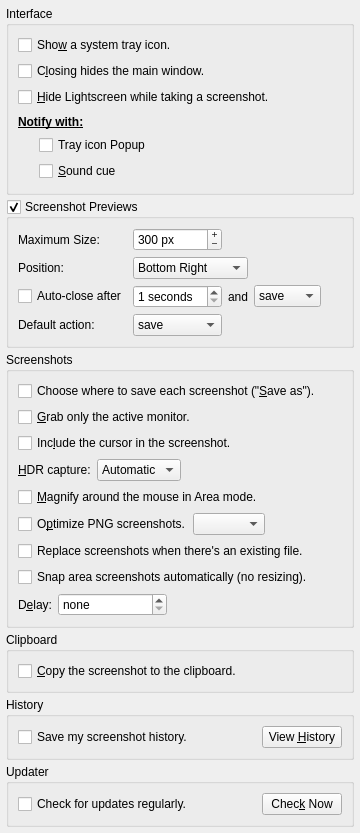
         <widget class="QWidget" name="scrollAreaWidgetContents">
          <property name="geometry">
           <rect>
            <x>0</x>
            <y>-20</y>
            <width>360</width>
            <height>706</height>
           </rect>
          </property>
          <layout class="QVBoxLayout" name="verticalLayout_5">
           <property name="spacing">
            <number>4</number>
           </property>
           <property name="leftMargin">
            <number>6</number>
           </property>
           <property name="topMargin">
            <number>6</number>
           </property>
           <property name="rightMargin">
            <number>6</number>
           </property>
           <property name="bottomMargin">
            <number>6</number>
           </property>
           <item>
            <widget class="QGroupBox" name="interfaceGroupBox">
             <property name="title">
              <string>Interface</string>
             </property>
             <property name="flat">
              <bool>true</bool>
             </property>
             <layout class="QVBoxLayout" name="verticalLayout_6">
              <item>
               <widget class="QCheckBox" name="trayCheckBox">
                <property name="whatsThis">
                 <string/>
                </property>
                <property name="text">
                 <string>Sho&amp;w a system tray icon.</string>
                </property>
               </widget>
              </item>
              <item>
               <widget class="QCheckBox" name="closeHideCheckBox">
                <property name="text">
                 <string>C&amp;losing hides the main window.</string>
                </property>
               </widget>
              </item>
              <item>
               <widget class="QCheckBox" name="hideCheckBox">
                <property name="text">
                 <string>&amp;Hide Lightscreen while taking a screenshot.</string>
                </property>
               </widget>
              </item>
              <item>
               <layout class="QGridLayout" name="notifyLayout">
                <property name="topMargin">
                 <number>2</number>
                </property>
                <property name="bottomMargin">
                 <number>2</number>
                </property>
                <item row="1" column="1">
                 <widget class="QCheckBox" name="messageCheckBox">
                  <property name="whatsThis">
                   <string>Shows a completion message once the screenshot is saved, clicking this message takes you to the directory where the screenshot was saved.</string>
                  </property>
                  <property name="text">
                   <string>Tray icon Popup</string>
                  </property>
                 </widget>
                </item>
                <item row="2" column="1">
                 <widget class="QCheckBox" name="playSoundCheckBox">
                  <property name="text">
                   <string>&amp;Sound cue</string>
                  </property>
                 </widget>
                </item>
                <item row="1" column="0">
                 <spacer name="horizontalSpacer_9">
                  <property name="orientation">
                   <enum>Qt::Horizontal</enum>
                  </property>
                  <property name="sizeType">
                   <enum>QSizePolicy::Fixed</enum>
                  </property>
                  <property name="sizeHint" stdset="0">
                   <size>
                    <width>15</width>
                    <height>0</height>
                   </size>
                  </property>
                 </spacer>
                </item>
                <item row="1" column="2">
                 <spacer name="horizontalSpacer">
                  <property name="orientation">
                   <enum>Qt::Horizontal</enum>
                  </property>
                  <property name="sizeHint" stdset="0">
                   <size>
                    <width>40</width>
                    <height>0</height>
                   </size>
                  </property>
                 </spacer>
                </item>
                <item row="0" column="0" colspan="3">
                 <widget class="QLabel" name="notifyLabel">
                  <property name="font">
                   <font>
                    <weight>75</weight>
                    <bold>true</bold>
                    <underline>true</underline>
                   </font>
                  </property>
                  <property name="text">
                   <string>&amp;Notify with:</string>
                  </property>
                  <property name="buddy">
                   <cstring>messageCheckBox</cstring>
                  </property>
                 </widget>
                </item>
               </layout>
              </item>
             </layout>
            </widget>
           </item>
           <item>
            <widget class="QGroupBox" name="previewGroupBox">
             <property name="title">
              <string>Screenshot Previews</string>
             </property>
             <property name="flat">
              <bool>true</bool>
             </property>
             <property name="checkable">
              <bool>true</bool>
             </property>
             <property name="checked">
              <bool>true</bool>
             </property>
             <layout class="QGridLayout" name="gridLayout_3">
              <item row="0" column="0">
               <widget class="QLabel" name="previewSizeLabel">
                <property name="text">
                 <string>Maximum Size:</string>
                </property>
                <property name="buddy">
                 <cstring>previewSizeSpinBox</cstring>
                </property>
               </widget>
              </item>
              <item row="0" column="1">
               <widget class="QSpinBox" name="previewSizeSpinBox">
                <property name="buttonSymbols">
                 <enum>QAbstractSpinBox::PlusMinus</enum>
                </property>
                <property name="accelerated">
                 <bool>true</bool>
                </property>
                <property name="correctionMode">
                 <enum>QAbstractSpinBox::CorrectToNearestValue</enum>
                </property>
                <property name="suffix">
                 <string notr="true"> px</string>
                </property>
                <property name="minimum">
                 <number>200</number>
                </property>
                <property name="maximum">
                 <number>800</number>
                </property>
                <property name="singleStep">
                 <number>10</number>
                </property>
                <property name="value">
                 <number>300</number>
                </property>
               </widget>
              </item>
              <item row="0" column="4" rowspan="4">
               <spacer name="horizontalSpacer_5">
                <property name="orientation">
                 <enum>Qt::Horizontal</enum>
                </property>
                <property name="sizeHint" stdset="0">
                 <size>
                  <width>40</width>
                  <height>20</height>
                 </size>
                </property>
               </spacer>
              </item>
              <item row="1" column="0">
               <widget class="QLabel" name="previewPositionLabel">
                <property name="text">
                 <string>Position:</string>
                </property>
                <property name="buddy">
                 <cstring>previewPositionComboBox</cstring>
                </property>
               </widget>
              </item>
              <item row="1" column="1" colspan="2">
               <widget class="QComboBox" name="previewPositionComboBox">
                <property name="currentIndex">
                 <number>3</number>
                </property>
                <item>
                 <property name="text">
                  <string>Top Left</string>
                 </property>
                </item>
                <item>
                 <property name="text">
                  <string>Top Right</string>
                 </property>
                </item>
                <item>
                 <property name="text">
                  <string>Bottom Left</string>
                 </property>
                </item>
                <item>
                 <property name="text">
                  <string>Bottom Right</string>
                 </property>
                </item>
               </widget>
              </item>
              <item row="2" column="0">
               <widget class="QCheckBox" name="previewAutocloseCheckBox">
                <property name="text">
                 <string>Auto-close after</string>
                </property>
               </widget>
              </item>
              <item row="2" column="1">
               <widget class="QSpinBox" name="previewAutocloseTimeSpinBox">
                <property name="suffix">
                 <string> seconds</string>
                </property>
                <property name="minimum">
                 <number>1</number>
                </property>
               </widget>
              </item>
              <item row="2" column="2">
               <widget class="QLabel" name="andLabel">
                <property name="minimumSize">
                 <size>
                  <width>20</width>
                  <height>0</height>
                 </size>
                </property>
                <property name="text">
                 <string> and </string>
                </property>
                <property name="alignment">
                 <set>Qt::AlignCenter</set>
                </property>
                <property name="buddy">
                 <cstring>previewAutocloseActionComboBox</cstring>
                </property>
               </widget>
              </item>
              <item row="2" column="3">
               <widget class="QComboBox" name="previewAutocloseActionComboBox">
                <property name="currentIndex">
                 <number>0</number>
                </property>
                <item>
                 <property name="text">
                  <string>save</string>
                 </property>
                </item>
                <item>
                 <property name="text">
                  <string>upload</string>
                 </property>
                </item>
                <item>
                 <property name="text">
                  <string>cancel</string>
                 </property>
                </item>
               </widget>
              </item>
              <item row="3" column="0">
               <widget class="QLabel" name="previewDefaultActionLabel">
                <property name="text">
                 <string>Default action:</string>
                </property>
                <property name="buddy">
                 <cstring>previewDefaultActionComboBox</cstring>
                </property>
               </widget>
              </item>
              <item row="3" column="1">
               <widget class="QComboBox" name="previewDefaultActionComboBox">
                <item>
                 <property name="text">
                  <string>save</string>
                 </property>
                </item>
                <item>
                 <property name="text">
                  <string>upload</string>
                 </property>
                </item>
               </widget>
              </item>
             </layout>
            </widget>
           </item>
           <item>
            <widget class="QGroupBox" name="screenshotsGroupBox">
             <property name="title">
              <string>Screenshots</string>
             </property>
             <property name="flat">
              <bool>true</bool>
             </property>
             <layout class="QVBoxLayout" name="verticalLayout_7">
              <item>
               <widget class="QCheckBox" name="saveAsCheckBox">
                <property name="text">
                 <string>Choose where to save each screenshot (&quot;&amp;Save as&quot;).</string>
                </property>
               </widget>
              </item>
              <item>
               <widget class="QCheckBox" name="currentMonitorCheckBox">
                <property name="text">
                 <string>&amp;Grab only the active monitor.</string>
                </property>
               </widget>
              </item>
              <item>
               <widget class="QCheckBox" name="cursorCheckBox">
                <property name="text">
                 <string>Inc&amp;lude the cursor in the screenshot.</string>
                </property>
               </widget>
              </item>
              <item>
               <layout class="QHBoxLayout" name="hdrCaptureLayout">
                <item>
                 <widget class="QLabel" name="hdrCaptureLabel">
                  <property name="text">
                   <string>&amp;HDR capture:</string>
                  </property>
                  <property name="buddy">
                   <cstring>hdrCaptureComboBox</cstring>
                  </property>
                 </widget>
                </item>
                <item>
                 <widget class="QComboBox" name="hdrCaptureComboBox">
                  <property name="toolTip">
                   <string>On a monitor in HDR mode, Automatic reads the screen in HDR so browsers are not captured too bright. Off captures as Lightscreen always did.</string>
                  </property>
                  <item>
                   <property name="text">
                    <string>Automatic</string>
                   </property>
                  </item>
                  <item>
                   <property name="text">
                    <string>Off</string>
                   </property>
                  </item>
                 </widget>
                </item>
                <item>
                 <spacer name="hdrCaptureSpacer">
                  <property name="orientation">
                   <enum>Qt::Horizontal</enum>
                  </property>
                  <property name="sizeHint" stdset="0">
                   <size>
                    <width>0</width>
                    <height>0</height>
                   </size>
                  </property>
                 </spacer>
                </item>
               </layout>
              </item>
              <item>
               <widget class="QCheckBox" name="magnifyCheckBox">
                <property name="text">
                 <string>&amp;Magnify around the mouse in Area mode.</string>
                </property>
               </widget>
              </item>
              <item>
               <layout class="QHBoxLayout" name="horizontalLayout_2">
                <property name="spacing">
                 <number>2</number>
                </property>
                <item>
                 <widget class="QCheckBox" name="optiPngCheckBox">
                  <property name="toolTip">
                   <string>Runs oxipng or OptiPNG, which reduce the file size without changing the image.</string>
                  </property>
                  <property name="text">
                   <string>O&amp;ptimize PNG screenshots.</string>
                  </property>
                 </widget>
                </item>
                <item>
                 <widget class="QComboBox" name="optimizerComboBox">
                  <property name="toolTip">
                   <string>The tool that optimizes PNG screenshots. If it is not found, the other one runs.</string>
                  </property>
                 </widget>
                </item>
                <item>
                 <widget class="QLabel" name="optiPngLabel">
                  <property name="palette">
                   <palette>
                    <active>
                     <colorrole role="WindowText">
                      <brush brushstyle="SolidPattern">
                       <color alpha="255">
                        <red>128</red>
                        <green>0</green>
                        <blue>0</blue>
                       </color>
                      </brush>
                     </colorrole>
                    </active>
                    <inactive>
                     <colorrole role="WindowText">
                      <brush brushstyle="SolidPattern">
                       <color alpha="255">
                        <red>128</red>
                        <green>0</green>
                        <blue>0</blue>
                       </color>
                      </brush>
                     </colorrole>
                    </inactive>
                    <disabled>
                     <colorrole role="WindowText">
                      <brush brushstyle="SolidPattern">
                       <color alpha="255">
                        <red>141</red>
                        <green>138</green>
                        <blue>136</blue>
                       </color>
                      </brush>
                     </colorrole>
                    </disabled>
                   </palette>
                  </property>
                  <property name="text">
                   <string/>
                  </property>
                 </widget>
                </item>
                <item>
                 <spacer name="horizontalSpacer_10">
                  <property name="orientation">
                   <enum>Qt::Horizontal</enum>
                  </property>
                  <property name="sizeHint" stdset="0">
                   <size>
                    <width>40</width>
                    <height>0</height>
                   </size>
                  </property>
                 </spacer>
                </item>
               </layout>
              </item>
              <item>
               <widget class="QCheckBox" name="replaceCheckBox">
                <property name="text">
                 <string>Replace screenshots when there's an existing file.</string>
                </property>
               </widget>
              </item>
              <item>
               <widget class="QCheckBox" name="areaAutocloseCheckBox">
                <property name="text">
                 <string>Snap area screenshots automatically (no resizing).</string>
                </property>
               </widget>
              </item>
              <item>
               <layout class="QHBoxLayout" name="horizontalLayout_5">
                <item>
                 <widget class="QLabel" name="delayLabel">
                  <property name="text">
                   <string>D&amp;elay:</string>
                  </property>
                  <property name="alignment">
                   <set>Qt::AlignRight|Qt::AlignTrailing|Qt::AlignVCenter</set>
                  </property>
                  <property name="buddy">
                   <cstring>delaySpinBox</cstring>
                  </property>
                 </widget>
                </item>
                <item>
                 <widget class="QSpinBox" name="delaySpinBox">
                  <property name="whatsThis">
                   <string>Selecting anything other than 0 in this option will cause the program to &lt;b&gt;wait&lt;/b&gt; that amount of seconds before taking the screenshot.</string>
                  </property>
                  <property name="specialValueText">
                   <string>none</string>
                  </property>
                  <property name="accelerated">
                   <bool>true</bool>
                  </property>
                  <property name="correctionMode">
                   <enum>QAbstractSpinBox::CorrectToNearestValue</enum>
                  </property>
                  <property name="suffix">
                   <string> seconds</string>
                  </property>
                  <property name="prefix">
                   <string/>
                  </property>
                  <property name="maximum">
                   <number>32767</number>
                  </property>
                 </widget>
                </item>
                <item>
                 <spacer name="horizontalSpacer_8">
                  <property name="orientation">
                   <enum>Qt::Horizontal</enum>
                  </property>
                  <property name="sizeHint" stdset="0">
                   <size>
                    <width>114</width>
                    <height>0</height>
                   </size>
                  </property>
                 </spacer>
                </item>
               </layout>
              </item>
             </layout>
            </widget>
           </item>
           <item>
            <widget class="QGroupBox" name="clipboardGroupBox">
             <property name="title">
              <string>Clipboard</string>
             </property>
             <property name="flat">
              <bool>true</bool>
             </property>
             <layout class="QVBoxLayout" name="verticalLayout_10">
              <item>
               <widget class="QCheckBox" name="clipboardCheckBox">
                <property name="whatsThis">
                 <string>Lightscreen will copy the screenshot image data to your clipboard.

Warning: Cannot be used in tandem with the &quot;After uploading, copy the URL to the clipboard.&quot; option</string>
                </property>
                <property name="text">
                 <string>&amp;Copy the screenshot to the clipboard.</string>
                </property>
               </widget>
              </item>
             </layout>
            </widget>
           </item>
           <item>
            <widget class="QGroupBox" name="historyGroupBox">
             <property name="title">
              <string>History</string>
             </property>
             <property name="flat">
              <bool>true</bool>
             </property>
             <layout class="QHBoxLayout" name="historyLayout">
              <item>
               <widget class="QCheckBox" name="historyCheckBox">
                <property name="whatsThis">
                 <string>Lightscreen will save a list of all the screenshots you've taken and where you've uploaded them to (and a deletion link to delete this upload, if the service gives one).</string>
                </property>
                <property name="text">
                 <string>Save my screenshot history.</string>
                </property>
               </widget>
              </item>
              <item>
               <spacer name="horizontalSpacer_6">
                <property name="orientation">
                 <enum>Qt::Horizontal</enum>
                </property>
                <property name="sizeHint" stdset="0">
                 <size>
                  <width>95</width>
                  <height>20</height>
                 </size>
                </property>
               </spacer>
              </item>
              <item>
               <widget class="QPushButton" name="historyPushButton">
                <property name="text">
                 <string>View &amp;History</string>
                </property>
               </widget>
              </item>
             </layout>
            </widget>
           </item>
           <item>
            <widget class="QGroupBox" name="updaterGroupBox">
             <property name="title">
              <string>Updater</string>
             </property>
             <property name="flat">
              <bool>true</bool>
             </property>
             <layout class="QGridLayout" name="gridLayout_4">
              <item row="0" column="1">
               <spacer name="horizontalSpacer_3">
                <property name="orientation">
                 <enum>Qt::Horizontal</enum>
                </property>
                <property name="sizeHint" stdset="0">
                 <size>
                  <width>78</width>
                  <height>13</height>
                 </size>
                </property>
               </spacer>
              </item>
              <item row="0" column="0">
               <widget class="QCheckBox" name="updaterCheckBox">
                <property name="whatsThis">
                 <string>Every 7 days Lightscreen will ping the update server for a new version and notify you if there's an update to download.</string>
                </property>
                <property name="text">
                 <string>Check for updates regularly.</string>
                </property>
               </widget>
              </item>
              <item row="0" column="2">
               <widget class="QPushButton" name="checkUpdatesPushButton">
                <property name="text">
                 <string>Chec&amp;k Now</string>
                </property>
               </widget>
              </item>
             </layout>
            </widget>
           </item>
          </layout>
         </widget>
